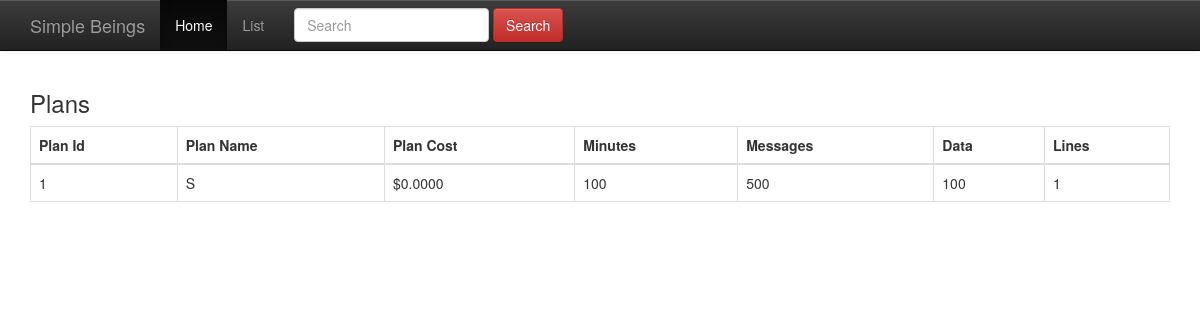
Page /manage_plans.php on the earlier database version.
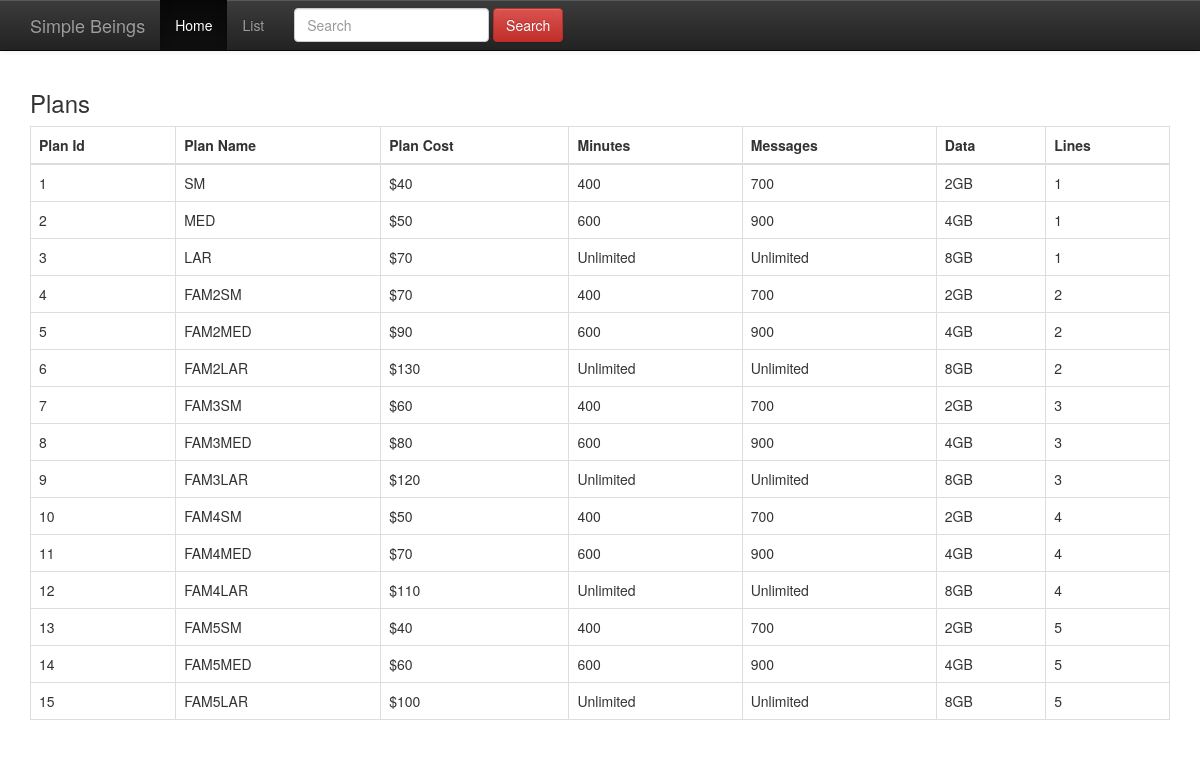
Same page on the later database version.
### tables this page shows
CREATE TABLE `Plans` (
  `Plan_ID` smallint(6) NOT NULL,
  `Plan_Name` varchar(10) NOT NULL,
  `Plan_Cost` int(11) NOT NULL,
  `Minutes` char(9) NOT NULL,
  `Messages` char(9) NOT NULL,
  `Data` char(9) NOT NULL,
  `Lines` tinyint(3) UNSIGNED DEFAULT NULL
);

### manage_plans.php (the view, shortened to what this page needs)
<?php
  include 'dbconnect.php';
  $sql = $conn->query("SELECT * FROM Plans");
?>
<!DOCTYPE html>
<html>
<head>
    <link rel="stylesheet" type="text/css" href="bootstrap/css/bootstrap.min.css">
    <link rel="stylesheet" href="bootstrap/css/bootstrap-theme.min.css">
</head>
<body>
<nav id="myNavbar" class="navbar navbar-default navbar-inverse navbar-fixed-top" role="navigation">
	<div class="container">
		<div class="navbar-header">
			<a class="navbar-brand" href="home.php">Simple Beings</a>
		</div>
		<div class="collapse navbar-collapse" id="navbarCollapse">
			<ul class="nav navbar-nav">
				<li class="active"><a href="home.php" target="_blank">Home</a></li>
				<li><a href="list.php" target="_blank">List</a></li>
        <li>
          <form class="navbar-form navbar-left" action='./search_customer.php' method='get'>
          <div class="form-group">
            <input type="text" class="form-control" name="searchtext" placeholder="Search" />
          </div>
          <button type="submit" class="btn btn-danger">Search</button>
         </form>
        </li>
			</ul>
		</div>
	</div>
</nav>
<div class="container">
  <div id='row'><h3>Plans</h3></div>
  <table class="table table-bordered">
        <thead>
            <tr>
                <th>Plan Id</th>
                <th>Plan Name</th>
                <th>Plan Cost</th>
                <th>Minutes</th>
                <th>Messages</th>
                <th>Data</th>
                <th>Lines</th>
            </tr>
        </thead>
        <tbody>
          <?php
            while ($row = $sql->fetch_assoc()){
              echo "<tr>";
              echo "<td>".$row['Plan_ID']."</td>";
              echo "<td>".$row['Plan_Name']."</td>";
              echo "<td>$".$row['Plan_Cost']."</td>";
              echo "<td>".$row['Minutes']."</td>";
              echo "<td>".$row['Messages']."</td>";
              echo "<td>".$row['Data']."</td>";
              echo "<td>".$row['Lines']."</td>";
              echo "</tr>";
            }
          ?>
        </tbody>
    </table>
</div>
</body>
</html>

### manage_plans.php (style rules this page uses)
body { padding-top: 70px; }

Differences in the rows shown:
changed plans id 1: Plan_Name "S" → "SM"; Plan_Cost "0.0000" → "40"; Minutes "100" → "400"; Messages "500" → "700"; Data "100" → "2GB"
added plans: Plan_ID "2", Plan_Name "MED", Plan_Cost "50", Minutes "600", Messages "900", Data "4GB", Lines "1"
added plans: Plan_ID "3", Plan_Name "LAR", Plan_Cost "70", Minutes "Unlimited", Messages "Unlimited", Data "8GB", Lines "1"
added plans: Plan_ID "4", Plan_Name "FAM2SM", Plan_Cost "70", Minutes "400", Messages "700", Data "2GB", Lines "2"
added plans: Plan_ID "5", Plan_Name "FAM2MED", Plan_Cost "90", Minutes "600", Messages "900", Data "4GB", Lines "2"
added plans: Plan_ID "6", Plan_Name "FAM2LAR", Plan_Cost "130", Minutes "Unlimited", Messages "Unlimited", Data "8GB", Lines "2"
added plans: Plan_ID "7", Plan_Name "FAM3SM", Plan_Cost "60", Minutes "400", Messages "700", Data "2GB", Lines "3"
added plans: Plan_ID "8", Plan_Name "FAM3MED", Plan_Cost "80", Minutes "600", Messages "900", Data "4GB", Lines "3"
added plans: Plan_ID "9", Plan_Name "FAM3LAR", Plan_Cost "120", Minutes "Unlimited", Messages "Unlimited", Data "8GB", Lines "3"
added plans: Plan_ID "10", Plan_Name "FAM4SM", Plan_Cost "50", Minutes "400", Messages "700", Data "2GB", Lines "4"
added plans: Plan_ID "11", Plan_Name "FAM4MED", Plan_Cost "70", Minutes "600", Messages "900", Data "4GB", Lines "4"
added plans: Plan_ID "12", Plan_Name "FAM4LAR", Plan_Cost "110", Minutes "Unlimited", Messages "Unlimited", Data "8GB", Lines "4"
added plans: Plan_ID "13", Plan_Name "FAM5SM", Plan_Cost "40", Minutes "400", Messages "700", Data "2GB", Lines "5"
added plans: Plan_ID "14", Plan_Name "FAM5MED", Plan_Cost "60", Minutes "600", Messages "900", Data "4GB", Lines "5"
added plans: Plan_ID "15", Plan_Name "FAM5LAR", Plan_Cost "100", Minutes "Unlimited", Messages "Unlimited", Data "8GB", Lines "5"
